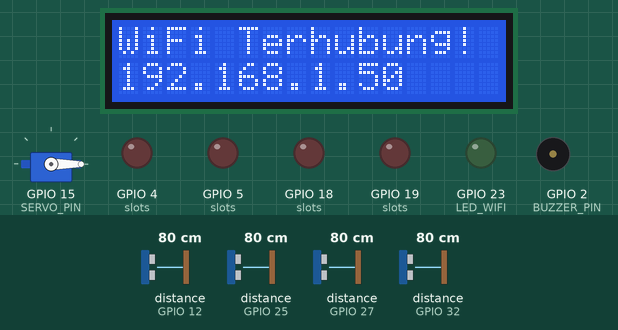
Simulated run of this sketch. Board: ESP32. Shown: 16×2 character LCD, servo, output pins drawn as LEDs (lit = HIGH), buzzer (waves = sounding, pin HIGH). Wiring (from diagram.json): 4 × ultrasonic range finder: trigger GPIO 13, echo GPIO 12 / trigger GPIO 14, echo GPIO 27 / trigger GPIO 26, echo GPIO 25 / trigger GPIO 33, echo GPIO 32. The test bench sets the inputs (shaded band); at power-on: distance to the obstacle (sensors on GPIO 12, GPIO 25, GPIO 27, GPIO 32) 80 cm. The echo pulse lasts 58.3 µs per cm; WiFi joins after 1.5 s; servers stay silent unless stated; uploads are accepted with an empty reply; the local clock reads 2024-03-15 10:24:30 at power-on unless the sketch sets it; random numbers use the default seed unless the sketch sets one; no MQTT or app messages arrive unless stated; pins used as bus, display or sensor lines are not drawn; what the sketch prints to the serial monitor is not drawn.

Above: at 4.5 s.
At 7.3 s:
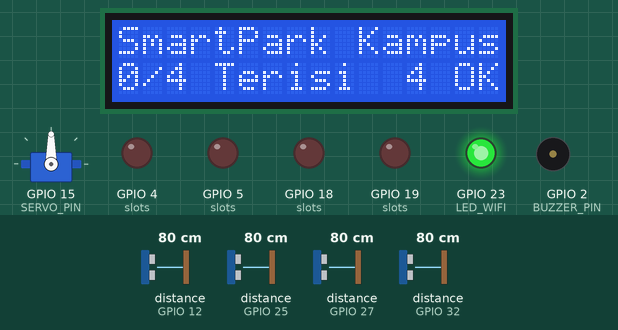
7.4 s: distance to the obstacle (sensor on GPIO 12) set to 22 cm
10.4 s: distance to the obstacle (sensor on GPIO 12) set to 18 cm
At 12.0 s:
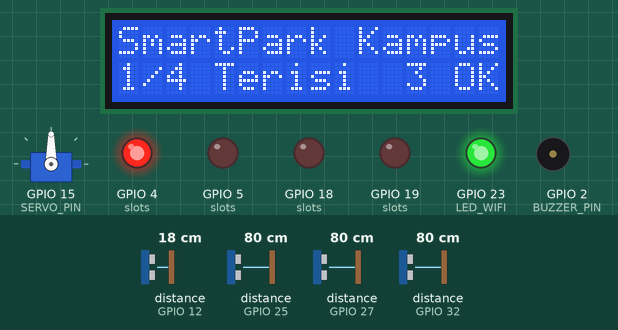
12.3 s: distance to the obstacle (sensor on GPIO 25) set to 22 cm
15.3 s: distance to the obstacle (sensor on GPIO 25) set to 18 cm
At 16.9 s:
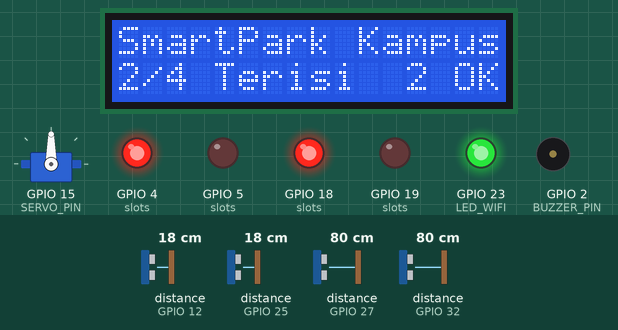
17.3 s: distance to the obstacle (sensor on GPIO 27) set to 23 cm
20.3 s: distance to the obstacle (sensor on GPIO 27) set to 18 cm
At 21.8 s:
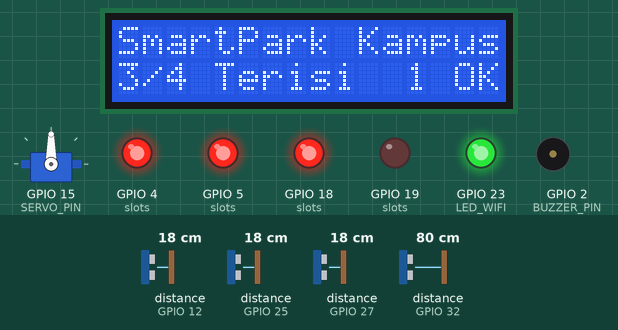
Timing chart, 0 to 23.3 s (numbered marks = the images above; inputs shaded):
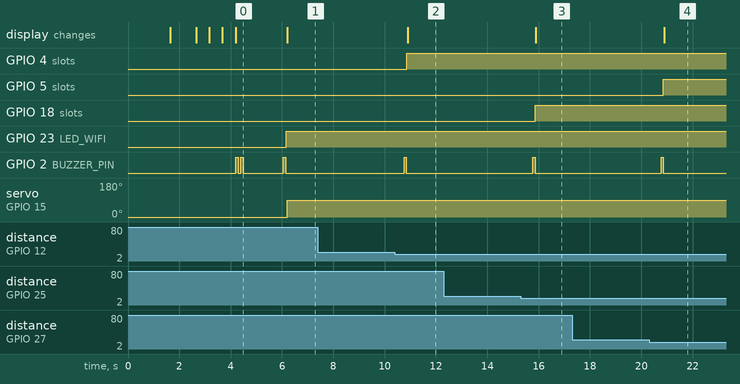

The sketch:

sketch.ino
```cpp
/*
 * =====================================================================
 *  SMARTPARK KAMPUS - Sistem IoT Prediksi Ketersediaan Parkir
 * =====================================================================
 *  Mikrokontroler : ESP32 DevKit V1
 *  Sensor         : HC-SR04 Ultrasonik x4 (deteksi per slot)
 *  Output         : LED Indikator, LCD I2C, Servo Gate, Buzzer
 *  Komunikasi     : WiFi → HTTP POST ke server dashboard
 *  Dataset Dasar  : CASAS Smart Home IoT (adaptasi pola temporal)
 * =====================================================================
 *  Pin Assignment:
 *    Sensor Slot A1 : TRIG=13, ECHO=12
 *    Sensor Slot A2 : TRIG=14, ECHO=27
 *    Sensor Slot B1 : TRIG=26, ECHO=25
 *    Sensor Slot B2 : TRIG=33, ECHO=32
 *    LED Slot A1    : GPIO 4
 *    LED Slot A2    : GPIO 5
 *    LED Slot B1    : GPIO 18
 *    LED Slot B2    : GPIO 19
 *    LED WiFi Status: GPIO 23
 *    LCD SDA        : GPIO 21
 *    LCD SCL        : GPIO 22
 *    Servo Gate     : GPIO 15
 *    Buzzer         : GPIO 2
 * =====================================================================
 */

#include <ArduinoJson.h>
#include <ESP32Servo.h>
#include <HTTPClient.h>
#include <LiquidCrystal_I2C.h>
#include <WiFi.h>
#include <Wire.h>
#include <time.h>
#include <PubSubClient.h>

// ─── WiFi Config ─────────────────────────────────────────────
// Catatan: Gunakan "Wokwi-GUEST" dan "" saat simulasi di Wokwi
const char *WIFI_SSID = "Wokwi-GUEST";
const char *WIFI_PASSWORD = "";

// ─── Server Config ────────────────────────────────────────────
// Ganti dengan IP server dashboard Anda jika menggunakan backend HTTP REST
const char *SERVER_URL = "http://192.168.1.100:5000/api/parking";

// ─── MQTT Config ──────────────────────────────────────────────
const char *MQTT_BROKER = "broker.hivemq.com";
const int MQTT_PORT = 1883;
const char *MQTT_TOPIC = "smartpark/kampus/occupancy";

WiFiClient espClient;
PubSubClient mqttClient(espClient);

// ─── Pin Definitions ─────────────────────────────────────────
#define TRIG1 13
#define ECHO1 12 // Slot A1
#define TRIG2 14
#define ECHO2 27 // Slot A2
#define TRIG3 26
#define ECHO3 25 // Slot B1
#define TRIG4 33
#define ECHO4 32 // Slot B2

#define LED_SLOT_A1 4
#define LED_SLOT_A2 5
#define LED_SLOT_B1 18
#define LED_SLOT_B2 19
#define LED_WIFI 23

#define SERVO_PIN 15
#define BUZZER_PIN 2

// ─── Threshold & Konfigurasi ─────────────────────────────────
#define JARAK_TERISI_CM 20      // Jarak (cm) dianggap slot terisi
#define KAPASITAS_TOTAL 4       // Total slot yang dimonitor
#define INTERVAL_BACA_MS 500    // Interval baca sensor (ms)
#define INTERVAL_KIRIM_MS 10000 // Interval kirim data ke server (ms)
#define SERVO_BUKA 90           // Sudut servo saat gate terbuka
#define SERVO_TUTUP 0           // Sudut servo saat gate tertutup

// ─── Objek ───────────────────────────────────────────────────
LiquidCrystal_I2C lcd(0x27, 16, 2);
Servo servoGate;

// ─── State ───────────────────────────────────────────────────
struct SlotParkir {
  int trigPin;
  int echoPin;
  int ledPin;
  bool terisi;
  float jarakCm;
  String nama;
};

SlotParkir slots[4] = {
    {TRIG1, ECHO1, LED_SLOT_A1, false, 999, "Slot A1"},
    {TRIG2, ECHO2, LED_SLOT_A2, false, 999, "Slot A2"},
    {TRIG3, ECHO3, LED_SLOT_B1, false, 999, "Slot B1"},
    {TRIG4, ECHO4, LED_SLOT_B2, false, 999, "Slot B2"},
};

int slotTerisi = 0;
int slotTersedia = KAPASITAS_TOTAL;
bool wifiConnected = false;
bool gateTerbuka = false;

unsigned long lastSendTime = 0;
unsigned long lastReadTime = 0;
unsigned long lastMqttReconnectAttempt = 0;

// ─── Karakter LCD Kustom ─────────────────────────────────────
byte charPenuh[8] = {0b11111, 0b10001, 0b10001, 0b11111,
                     0b11111, 0b10001, 0b10001, 0b11111};
byte charKosong[8] = {0b11111, 0b10001, 0b10001, 0b10001,
                      0b10001, 0b10001, 0b10001, 0b11111};

// ─────────────────────────────────────────────────────────────
// SETUP
// ─────────────────────────────────────────────────────────────
void setup() {
  Serial.begin(115200);
  Serial.println("\n=== SmartPark Kampus IoT Booting... ===");

  // Init pin
  int trigPins[] = {TRIG1, TRIG2, TRIG3, TRIG4};
  int echoPins[] = {ECHO1, ECHO2, ECHO3, ECHO4};
  int ledPins[] = {LED_SLOT_A1, LED_SLOT_A2, LED_SLOT_B1, LED_SLOT_B2};

  for (int i = 0; i < 4; i++) {
    pinMode(trigPins[i], OUTPUT);
    pinMode(echoPins[i], INPUT);
    pinMode(ledPins[i], OUTPUT);
    digitalWrite(ledPins[i], LOW); // LED mati dulu
  }
  pinMode(LED_WIFI, OUTPUT);
  pinMode(BUZZER_PIN, OUTPUT);

  // Init LCD
  Wire.begin(21, 22);
  lcd.init();
  lcd.backlight();
  lcd.createChar(0, charPenuh);
  lcd.createChar(1, charKosong);

  tampilkanBootScreen();

  // Init Servo
  servoGate.attach(SERVO_PIN);
  servoGate.write(SERVO_TUTUP);

  // Koneksi WiFi
  koneksiWiFi();

  // Sync waktu NTP
  if (wifiConnected) {
    configTime(7 * 3600, 0, "pool.ntp.org", "time.nist.gov");
    Serial.println("[NTP] Sinkronisasi waktu...");

    // Init MQTT
    mqttClient.setServer(MQTT_BROKER, MQTT_PORT);
    hubungkanMQTT();
  }

  Serial.println("[BOOT] Sistem siap!");
  bunyikanBuzzer(1, 100); // Beep sekali tanda siap
}

// ─────────────────────────────────────────────────────────────
// LOOP UTAMA
// ─────────────────────────────────────────────────────────────
void loop() {
  unsigned long now = millis();

  // Pemeliharaan koneksi MQTT (Non-blocking)
  if (wifiConnected) {
    if (!mqttClient.connected()) {
      unsigned long nowMqtt = millis();
      if (nowMqtt - lastMqttReconnectAttempt > 5000) {
        lastMqttReconnectAttempt = nowMqtt;
        hubungkanMQTT();
      }
    } else {
      mqttClient.loop();
    }
  }

  // 1. Baca sensor setiap INTERVAL_BACA_MS
  if (now - lastReadTime >= INTERVAL_BACA_MS) {
    bacaSemuaSensor();
    updateLED();
    updateLCD();
    cekKondisiKritis();
    lastReadTime = now;
  }

  // 2. Kirim data ke server setiap INTERVAL_KIRIM_MS
  if (wifiConnected && (now - lastSendTime >= INTERVAL_KIRIM_MS)) {
    kirimDataKeServer();
    lastSendTime = now;
  }

  // 3. Tampilkan status serial monitor
  if (now % 5000 < 10) {
    tampilkanStatusSerial();
  }
}

// ─────────────────────────────────────────────────────────────
// FUNGSI SENSOR ULTRASONIK
// ─────────────────────────────────────────────────────────────
float bacaJarak(int trigPin, int echoPin) {
  // Kirim pulse trigger 10μs
  digitalWrite(trigPin, LOW);
  delayMicroseconds(2);
  digitalWrite(trigPin, HIGH);
  delayMicroseconds(10);
  digitalWrite(trigPin, LOW);

  // Baca durasi echo
  long durasi = pulseIn(echoPin, HIGH, 30000); // timeout 30ms

  if (durasi == 0)
    return 999.0; // Tidak ada respons = objek sangat jauh

  // Hitung jarak: v_suara = 343 m/s = 0.0343 cm/μs
  // jarak = (durasi * 0.0343) / 2
  float jarak = (durasi * 0.0343) / 2.0;
  return jarak;
}

void bacaSemuaSensor() {
  slotTerisi = 0;

  for (int i = 0; i < 4; i++) {
    slots[i].jarakCm = bacaJarak(slots[i].trigPin, slots[i].echoPin);
    bool terisiSebelum = slots[i].terisi;
    slots[i].terisi = (slots[i].jarakCm < JARAK_TERISI_CM);

    // Log perubahan status
    if (slots[i].terisi != terisiSebelum) {
      Serial.printf("[SENSOR] %s: %s (%.1f cm)\n", slots[i].nama.c_str(),
                    slots[i].terisi ? "TERISI" : "KOSONG", slots[i].jarakCm);

      // Beep saat ada perubahan
      if (slots[i].terisi) {
        bunyikanBuzzer(1, 80); // Kendaraan masuk: 1 beep
      } else {
        bunyikanBuzzer(2, 80); // Kendaraan keluar: 2 beep
      }
    }

    if (slots[i].terisi)
      slotTerisi++;
  }

  slotTersedia = KAPASITAS_TOTAL - slotTerisi;
}

// ─────────────────────────────────────────────────────────────
// FUNGSI LED INDIKATOR
// ─────────────────────────────────────────────────────────────
void updateLED() {
  for (int i = 0; i < 4; i++) {
    // LED MERAH = slot terisi, LED MATI = kosong
    digitalWrite(slots[i].ledPin, slots[i].terisi ? HIGH : LOW);
  }

  // LED WiFi: berkedip jika tidak terhubung, nyala tetap jika terhubung
  digitalWrite(LED_WIFI,
               wifiConnected ? HIGH : (millis() % 1000 < 200 ? HIGH : LOW));
}

// ─────────────────────────────────────────────────────────────
// FUNGSI LCD
// ─────────────────────────────────────────────────────────────
void updateLCD() {
  lcd.clear();

  // Baris 1: Judul + waktu
  lcd.setCursor(0, 0);
  lcd.print("SmartPark Kampus");

  // Baris 2: Status slot
  lcd.setCursor(0, 1);
  float persenTerisi = (float)slotTerisi / KAPASITAS_TOTAL * 100.0;

  if (slotTersedia == 0) {
    lcd.print("PENUH! 0 tersedia");
  } else {
    char buffer[17];
    snprintf(buffer, sizeof(buffer), "%d/%d Terisi  %d OK", slotTerisi, KAPASITAS_TOTAL,
               slotTersedia);
    lcd.print(buffer);
  }
}

void tampilkanBootScreen() {
  lcd.clear();
  lcd.setCursor(0, 0);
  lcd.print("SmartPark  v1.0 ");
  lcd.setCursor(0, 1);
  lcd.print("Initializing... ");
  delay(1500);

  lcd.clear();
  lcd.setCursor(0, 0);
  lcd.print("Slot: ");
  lcd.print(KAPASITAS_TOTAL);
  lcd.print(" total  ");
  lcd.setCursor(0, 1);
  lcd.print("Sensor OK!      ");
  delay(1000);
}

// ─────────────────────────────────────────────────────────────
// FUNGSI SERVO GATE
// ─────────────────────────────────────────────────────────────
void bukaGate() {
  if (!gateTerbuka) {
    servoGate.write(SERVO_BUKA);
    gateTerbuka = true;
    Serial.println("[GATE] Gate TERBUKA");
  }
}

void tutupGate() {
  if (gateTerbuka) {
    servoGate.write(SERVO_TUTUP);
    gateTerbuka = false;
    Serial.println("[GATE] Gate TERTUTUP");
  }
}

// ─────────────────────────────────────────────────────────────
// FUNGSI CEK KONDISI KRITIS
// ─────────────────────────────────────────────────────────────
void cekKondisiKritis() {
  if (slotTersedia == 0) {
    // Parkir PENUH: tutup gate, alarm
    tutupGate();
    // Buzzer alarm panjang setiap 5 detik
    static unsigned long lastAlarm = 0;
    if (millis() - lastAlarm > 5000) {
      bunyikanBuzzer(3, 200);
      lastAlarm = millis();
    }

    // Update LCD khusus
    lcd.setCursor(0, 0);
    lcd.print("!!! PENUH !!!   ");
    lcd.setCursor(0, 1);
    lcd.print("Cari zona lain  ");
  } else {
    // Ada slot tersedia: buka gate
    bukaGate();
  }
}

// ─────────────────────────────────────────────────────────────
// FUNGSI BUZZER
// ─────────────────────────────────────────────────────────────
void bunyikanBuzzer(int kali, int durasiMs) {
  for (int i = 0; i < kali; i++) {
    digitalWrite(BUZZER_PIN, HIGH);
    delay(durasiMs);
    digitalWrite(BUZZER_PIN, LOW);
    if (i < kali - 1)
      delay(100);
  }
}

// ─────────────────────────────────────────────────────────────
// FUNGSI WIFI
// ─────────────────────────────────────────────────────────────
void koneksiWiFi() {
  lcd.clear();
  lcd.setCursor(0, 0);
  lcd.print("Koneksi WiFi...");
  Serial.printf("[WiFi] Connecting to %s", WIFI_SSID);

  WiFi.begin(WIFI_SSID, WIFI_PASSWORD);

  int attempts = 0;
  while (WiFi.status() != WL_CONNECTED && attempts < 20) {
    delay(500);
    Serial.print(".");
    lcd.setCursor(attempts % 16, 1);
    lcd.print(".");
    attempts++;
  }

  if (WiFi.status() == WL_CONNECTED) {
    wifiConnected = true;
    Serial.printf("\n[WiFi] Connected! IP: %s\n",
                  WiFi.localIP().toString().c_str());
    lcd.clear();
    lcd.setCursor(0, 0);
    lcd.print("WiFi Terhubung!");
    lcd.setCursor(0, 1);
    lcd.print(WiFi.localIP().toString());
    bunyikanBuzzer(2, 100);
    delay(1500);
  } else {
    wifiConnected = false;
    Serial.println("\n[WiFi] GAGAL! Mode offline.");
    lcd.clear();
    lcd.setCursor(0, 0);
    lcd.print("WiFi GAGAL!     ");
    lcd.setCursor(0, 1);
    lcd.print("Mode offline... ");
    delay(1500);
  }
}

// ─────────────────────────────────────────────────────────────
// FUNGSI MQTT & KIRIM DATA
// ─────────────────────────────────────────────────────────────
bool hubungkanMQTT() {
  if (mqttClient.connected()) return true;

  Serial.print("[MQTT] Menghubungkan ke Broker...");
  String clientId = "SmartParkClient-" + String(random(0xffff), HEX);
  if (mqttClient.connect(clientId.c_str())) {
    Serial.println("TERHUBUNG!");
    return true;
  } else {
    Serial.print("GAGAL, rc=");
    Serial.println(mqttClient.state());
    return false;
  }
}

void kirimDataKeServer() {
  if (WiFi.status() != WL_CONNECTED) {
    Serial.println("[WiFi] Tidak ada koneksi WiFi, skip kirim.");
    wifiConnected = false;
    return;
  }

  // Ambil waktu sekarang
  struct tm timeinfo;
  char timestamp[25];
  if (!getLocalTime(&timeinfo)) {
    snprintf(timestamp, sizeof(timestamp), "1970-01-01T00:00:00");
  } else {
    strftime(timestamp, sizeof(timestamp), "%Y-%m-%dT%H:%M:%S", &timeinfo);
  }

  // Build JSON payload
  #if ARDUINOJSON_VERSION_MAJOR >= 7
  JsonDocument doc;
  #else
  StaticJsonDocument<512> doc;
  #endif
  doc["timestamp"] = timestamp;
  doc["total_slot"] = KAPASITAS_TOTAL;
  doc["slot_terisi"] = slotTerisi;
  doc["slot_tersedia"] = slotTersedia;
  doc["occupancy_rate"] = (float)slotTerisi / KAPASITAS_TOTAL;
  doc["gate_status"] = gateTerbuka ? "open" : "closed";
  doc["device_id"] = "SMARTPARK-ESP32-001";

  for (int i = 0; i < 4; i++) {
    doc["slots"][i]["id"] = slots[i].nama;
    doc["slots"][i]["terisi"] = slots[i].terisi;
    doc["slots"][i]["jarak_cm"] = slots[i].jarakCm;
  }

  String jsonStr;
  serializeJson(doc, jsonStr);

  // ─── Kirim via MQTT ───
  if (mqttClient.connected()) {
    Serial.printf("[MQTT] Publish ke topik %s...\n", MQTT_TOPIC);
    if (mqttClient.publish(MQTT_TOPIC, jsonStr.c_str())) {
      Serial.println("[MQTT] Data berhasil di-publish!");
    } else {
      Serial.println("[MQTT] Gagal mempublikasikan data.");
    }
  } else {
    Serial.println("[MQTT] Broker offline, melewatkan publish.");
  }

  // ─── Kirim via HTTP POST (Opsional / fallback) ───
  Serial.printf("[HTTP] Mengirim ke %s\n", SERVER_URL);
  Serial.printf("[HTTP] Payload: %s\n", jsonStr.c_str());

  HTTPClient http;
  http.begin(SERVER_URL);
  http.addHeader("Content-Type", "application/json");
  http.addHeader("X-Device-Key", "smartpark-secret-key");

  int httpCode = http.POST(jsonStr);

  if (httpCode > 0) {
    Serial.printf("[HTTP] Response code: %d\n", httpCode);
    if (httpCode == HTTP_CODE_OK) {
      String response = http.getString();
      Serial.printf("[HTTP] Response: %s\n", response.c_str());
    }
  } else {
    Serial.printf("[HTTP] ERROR: %s\n", http.errorToString(httpCode).c_str());
  }

  http.end();
}

// ─────────────────────────────────────────────────────────────
// SERIAL MONITOR STATUS
// ─────────────────────────────────────────────────────────────
void tampilkanStatusSerial() {
  Serial.println("\n===========================");
  Serial.printf("  SmartPark Status\n");
  Serial.printf("  Slot Terisi  : %d/%d\n", slotTerisi, KAPASITAS_TOTAL);
  Serial.printf("  Slot Tersedia: %d\n", slotTersedia);
  Serial.printf("  Hunian       : %.0f%%\n",
                (float)slotTerisi / KAPASITAS_TOTAL * 100);
  Serial.println("---------------------------");
  for (int i = 0; i < 4; i++) {
    Serial.printf("  %s: %s (%.1f cm)\n", slots[i].nama.c_str(),
                  slots[i].terisi ? "[TERISI] " : "[KOSONG] ",
                  slots[i].jarakCm);
  }
  Serial.printf("  WiFi  : %s\n", wifiConnected ? "TERHUBUNG" : "OFFLINE");
  Serial.printf("  Gate  : %s\n", gateTerbuka ? "BUKA" : "TUTUP");
  Serial.println("===========================\n");
}
```

Measured:
- the behaviour switches between 21 and 20 cm on distance to the obstacle (sensor on GPIO 12) (found by bisection; images 1 and 2)
- the behaviour switches between 21 and 20 cm on distance to the obstacle (sensor on GPIO 25) (found by bisection; images 2 and 3)
- the behaviour switches between 21 and 20 cm on distance to the obstacle (sensor on GPIO 27) (found by bisection; images 3 and 4)
- after the input at 7.4 s, every drawn part: stays the same
- after the input at 10.4 s, GPIO 4 (slots): LOW → HIGH after 0.47 s; GPIO 2 (BUZZER_PIN): LOW → HIGH after 0.37 s, → LOW 0.08 s later
- after the input at 12.3 s, every drawn part: stays the same
- after the input at 15.3 s, GPIO 18 (slots): LOW → HIGH after 0.56 s; GPIO 2 (BUZZER_PIN): LOW → HIGH after 0.48 s, → LOW 0.08 s later
- after the input at 17.3 s, every drawn part: stays the same
- after the input at 20.3 s, GPIO 5 (slots): LOW → HIGH after 0.56 s; GPIO 2 (BUZZER_PIN): LOW → HIGH after 0.47 s, → LOW 0.08 s later; the display: changes after 0.59 s (image 4)
- what the display in image 0 shows lasts 2.0 s, from 4.2 s to 6.2 s
